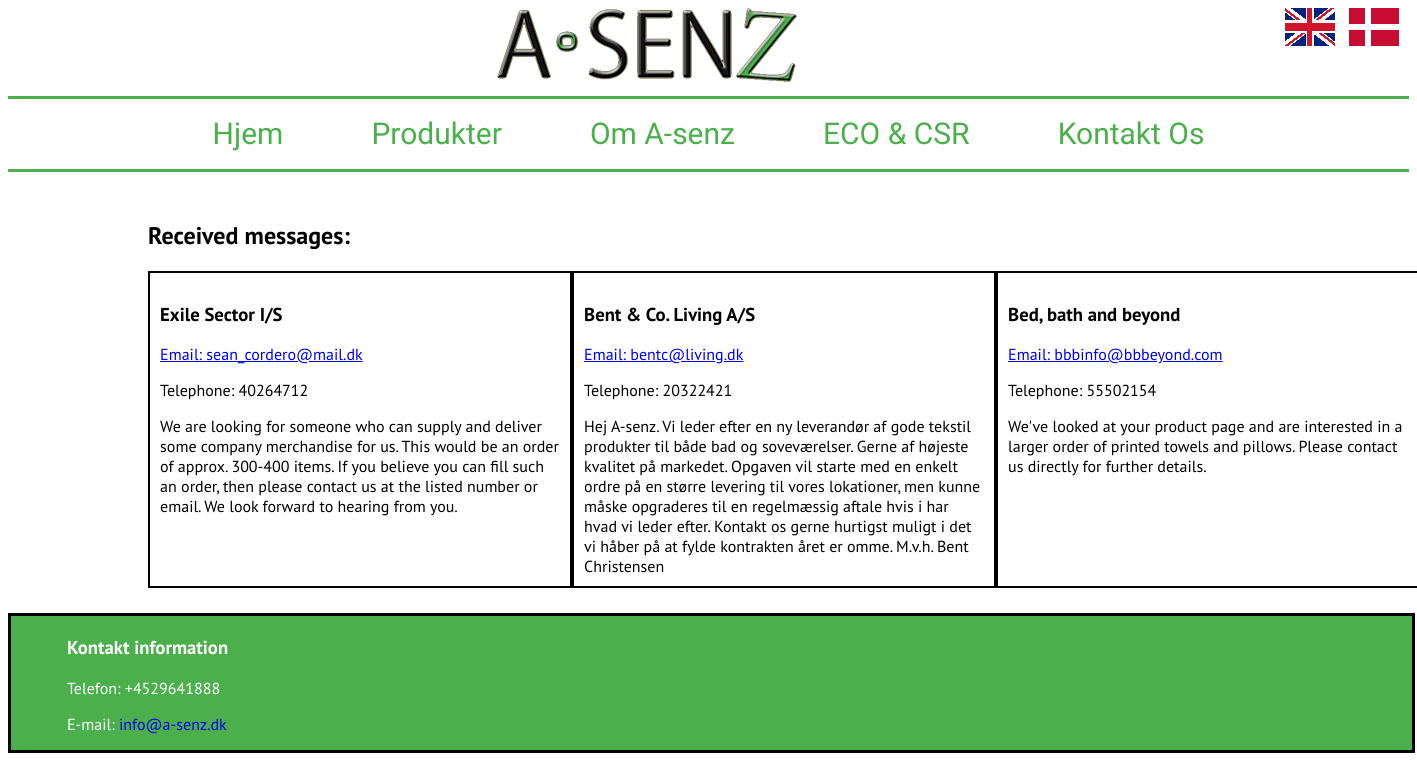
The app's page /admin.php with its own data.
### tables this page shows
CREATE TABLE `contactformula` (
  `id` int(11) NOT NULL,
  `name` varchar(256) NOT NULL,
  `email` varchar(256) NOT NULL,
  `phonenr` int(25) NOT NULL,
  `message` text NOT NULL
);

### classes/asenzdb.php (called while the page is built, shortened)
<?php
class asenzDB {
    public $dbConnect;
    public function connectDb() {
        $servername = "localhost";
        $username = "root";
        $password = "";
        $databasename = "asenzcontactdb";
        try {
            $this->dbConnect = new PDO("mysql:host=$servername;dbname=".$databasename, $username, $password);
            $this->dbConnect->setAttribute(PDO::ATTR_ERRMODE, PDO::ERRMODE_EXCEPTION);
        }
        catch(PDOException $err) {
            echo "Could not connect to the database! " . $err->getMessage();
            die();
        }
    }
    public function select($mysql) {
        $select = $this->dbConnect->query($mysql);
        return $select->fetchAll();
    }
}
?>

### admin.php (the view, shortened to what this page needs)
<!DOCTYPE html>
<html lang="en">
<head>
    <link rel="stylesheet" href="less/style.css">
</head>
<body class="senzBody">
    <?php include 'include/header.php';?>
    <?php
        include('classes/asenzdb.php');
        $asenzdb = new asenzDB;
        $asenzdb->connectDb();
        $requests = $asenzdb->select('SELECT * FROM contactformula');
        ?>
        <main class="adminMain">
            <h2 class="adminMain__h2">Received messages:</h2>
            <div class="adminContainer">
        <?php foreach ($requests as $request) {
        ?>
            <div class="adminContainer__box">
                <section class="adminMain__section">
                    <h3 class="adminMain__section--h3"><?php echo $request['name'];?></h3>
                    <a class="adminMain__section--a" href="mailto:<?php echo $request['email'];?>">Email: <?php echo $request['email'];?></a>
                    <p class="adminMain__section--p">Telephone: <?php echo $request['phonenr'];?></p>
                    <article class="adminMain__section--article"><?php echo $request['message'];?></article>
                </section>
            </div>
        <?php
        }
        ?>
            </div>
        </main>
    <?php include 'include/footer.php';?>
</body>
</html>

### include/header.php
<header class="senzHeader">
    <nav class="senzHeader__lang">
        <a href="http://seanrygc.dk/hop/en/index.php"><img src="images/engb.png" alt="English" class="senzHeader__lang--img"></a>
        <a href="http://seanrygc.dk/hop/index.php"><img src="images/dadk.png" alt="English" class="senzHeader__lang--img"></a>
    </nav>
    <a href="index.php"><img src="images/logo2.png" alt="Welcome to A-senz" class="senzHeader__logo"></a>
    <nav class="senzHeader__nav">
        <a href="index.php" class="senzHeader__nav--a">Hjem</a>
        <a href="products.php" class="senzHeader__nav--a">Produkter</a>
        <a href="about.php" class="senzHeader__nav--a">Om A-senz</a>
        <a href="csr.php" class="senzHeader__nav--a">ECO & CSR</a>
        <a href="contact.php" class="senzHeader__nav--a">Kontakt Os</a>
    </nav>
</header>

### include/footer.php
<footer class="senzFooter">
    <h3 class="senzFooter__h3">Kontakt information</h3>
    <p class="senzFooter__p">Telefon: +4529641888</p>
    <p class="senzFooter__p">E-mail: <a href="mailto:info@a-senz.dk" class="senzFooter__p--a">info@a-senz.dk</a></p>
</footer>

### less/style.css (style rules this page uses)
@media (min-width: 1200px) { .senzBody { display: grid; grid-template-areas: 'header header header header header' 'main main main main main' 'footer footer footer footer footer'; } }
@media (min-width: 1200px) { .senzHeader { grid-area: header; width: 100%; } }
@media (min-width: 1200px) { .senzHeader__lang { display: block; float: right; } }
@media (min-width: 1200px) { .senzHeader__lang--img { margin-right: 10px; } }
@media (min-width: 1200px) { .senzHeader__logo { margin: auto; display: block; } }
@media (min-width: 1200px) { .senzHeader__nav { text-align: center; margin-top: 1%; border-top: solid #4bb04c; border-bottom: solid #4bb04c; height: 70px; } }
@media (min-width: 1200px) { .senzHeader__nav--a { display: inline-block; margin: 7px 0 0 0; color: #4bb04c; background-color: white; font-family: 'Acme', sans-serif; font-size: 30px; padding: 10px 3%; text-decoration: none; transition: 0.3s; } }
@media (min-width: 1200px) { .senzFooter { grid-area: footer; width: 100%; background-color: #4bb04c; border: solid black; } }
@media (min-width: 1200px) { .senzFooter__h3 { color: white; text-align: left; margin-left: 4%; font-family: 'PT Sans', sans-serif; } }
@media (min-width: 1200px) { .senzFooter__p { color: white; text-align: left; margin-left: 4%; font-family: 'PT Sans', sans-serif; } }
@media (min-width: 1200px) { .senzFooter__p--a { text-decoration: none; font-family: 'PT Sans', sans-serif; } }
@media (min-width: 1200px) { .adminMain { grid-area: main; width: 80%; display: block; margin: auto; margin-top: 2%; } }
@media (min-width: 1200px) { .adminMain__h2 { font-family: 'PT Sans', sans-serif; } }
@media (min-width: 1200px) { .adminMain__section--h3 { font-family: 'PT Sans', sans-serif; } }
@media (min-width: 1200px) { .adminMain__section--a { font-family: 'PT Sans', sans-serif; } }
@media (min-width: 1200px) { .adminMain__section--p { font-family: 'PT Sans', sans-serif; } }
@media (min-width: 1200px) { .adminMain__section--article { font-family: 'PT Sans', sans-serif; } }
@media (min-width: 1200px) { .adminContainer { display: grid; grid-template-columns: auto auto auto; } }
@media (min-width: 1200px) { .adminContainer__box { width: 400px; border: 2px solid black; padding: 10px; margin-bottom: 25px; } }

### records on screen
contactformula: name "Exile Sector I/S", email "sean_cordero@mail.dk", phonenr "40264712", message "We are looking for someone who can supply and deliver some company merchandise for us. This would be an order of approx. 300-400 items. If you believe you can fill such an order, then please contact us at the listed number or email. We look forward to hearing from you."
contactformula: name "Bent & Co. Living A/S", email "bentc@living.dk", phonenr "20322421", message "Hej A-senz. Vi leder efter en ny leverandør af gode tekstil produkter til både bad og soveværelser. Gerne af højeste kvalitet på markedet. Opgaven vil starte med en enkelt ordre på en større levering til vores lokationer, men kunne måske opgraderes til en regelmæssig aftale hvis i har hvad vi leder efter. Kontakt os gerne hurtigst muligt i det vi håber på at fylde kontrakten året er omme. M.v.h. Bent Christensen"
contactformula: name "Bed, bath and beyond", email "bbbinfo@bbbeyond.com", phonenr "55502154", message "We've looked at your product page and are interested in a larger order of printed towels and pillows. Please contact us directly for further details."
